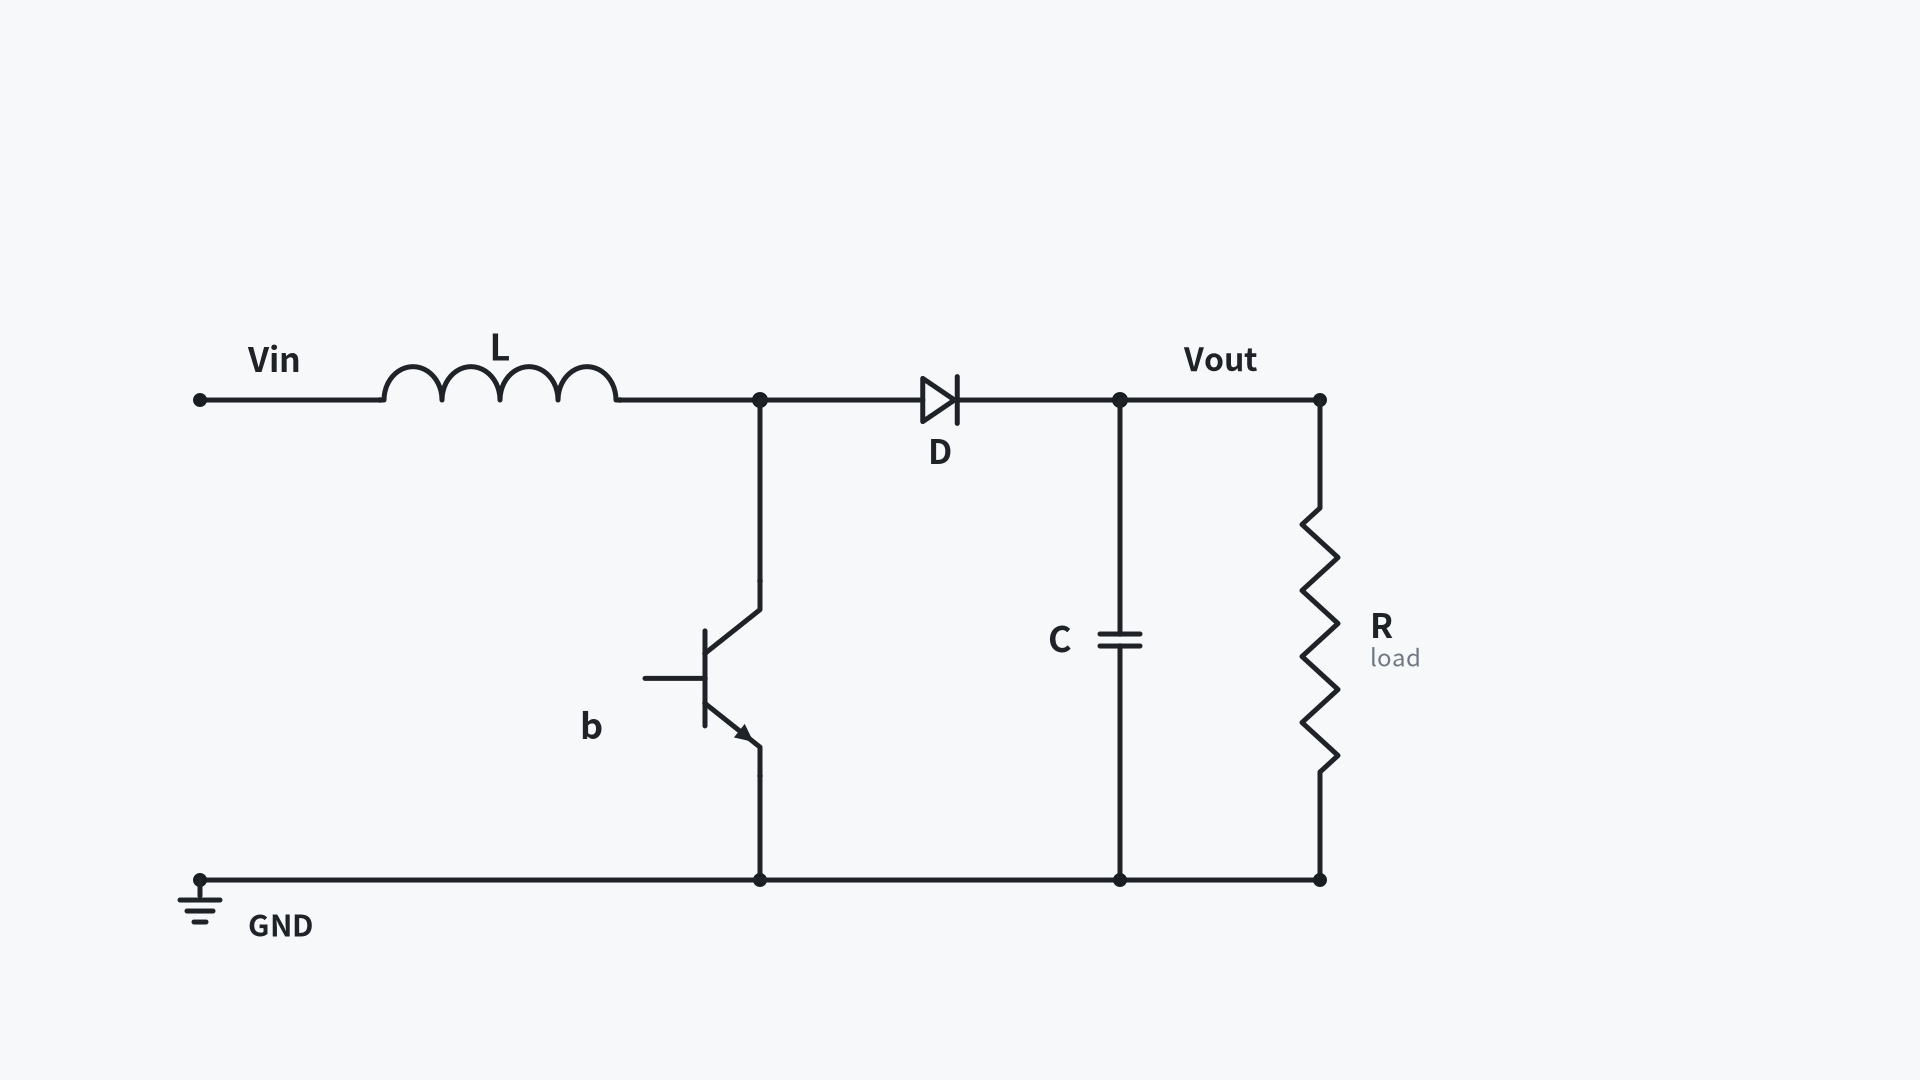

Write Python code to recreate this figure.
#!/usr/bin/env python3
"""Boost BJT topology — Vin—L—SW—D—Vout / C∥R; BJT SW→GND labeled b."""
import cairo
from pathlib import Path
import symbols as S
from symbols import hx, wire, junction, text, npn, gnd, coil, diode, capacitor, resistor

OUT = Path(__file__).resolve().parent / "boost_topology.png"
W, H = 1920, 1080
BG = (0xF6 / 255, 0xF8 / 255, 0xFA / 255)
INK = hx("#1f2328")
LW = 5.0


def layout(compact=False):
    """Boost geometry. compact=True fits left schematic panel (~900 px)."""
    if compact:
        Xvin = 140
        Ysw, Ygnd = 360, 800
        Xl0, Xl1 = 260, 430
        Xsw = 500
        Xvout = 720
        Xr_off = 130
        s_bjt = 1.0
    else:
        Xvin = 200
        Ysw, Ygnd = 400, 880
        Xl0, Xl1 = 380, 620
        Xsw = 760
        Xvout = 1120
        Xr_off = 200
        s_bjt = 1.25
    # Vin rail height = L / SW rail (straight horizontal)
    Yvin = Ysw
    Xr = Xvout + Xr_off
    Sx = Xsw - 22 * s_bjt
    # BJT lower toward vertical center between SW and GND
    Sy = Ysw + 0.58 * (Ygnd - Ysw)
    return dict(Sx=Sx, Sy=Sy, s_bjt=s_bjt, Ysw=Ysw, Ygnd=Ygnd,
                Xvout=Xvout, Xvin=Xvin, Yvin=Yvin, Xsw=Xsw,
                Xl0=Xl0, Xl1=Xl1, Xr=Xr)


def draw_schematic(ctx, on=False, oncol=None, compact=False):
    L = layout(compact=compact)
    Sx, Sy, s = L['Sx'], L['Sy'], L['s_bjt']
    Ysw, Ygnd = L['Ysw'], L['Ygnd']
    Xvout, Xvin, Yvin = L['Xvout'], L['Xvin'], L['Yvin']
    Xl0, Xl1, Xr, Xsw = L['Xl0'], L['Xl1'], L['Xr'], L['Xsw']

    C, E, B, ce = npn(ctx, Sx, Sy, s=s, c=INK, lw=LW, on=on, oncol=oncol)
    Xsw = C[0]

    # Vin —— straight horizontal into L (aligned with L / SW rail)
    wire(ctx, [(Xvin, Ysw), (Xl0, Ysw)], INK, LW)
    junction(ctx, Xvin, Ysw, 7)
    text(ctx, "Vin", Xvin + 48, Ysw - 40, 34, INK, "l", True)

    coil_pts = coil(ctx, (Xl0, Ysw), (Xl1, Ysw), INK, LW, n=4, bulge=1.15)
    wire(ctx, [(Xl1, Ysw), (Xsw, Ysw)], INK, LW)
    junction(ctx, Xsw, Ysw, 8)
    text(ctx, "L", (Xl0 + Xl1) / 2, Ysw - 52, 36, INK, "c", True)

    # BJT SW → GND (lowered body)
    wire(ctx, [(Xsw, Ysw), C], INK, LW)
    wire(ctx, [E, (E[0], Ygnd)], INK, LW)
    junction(ctx, E[0], Ygnd, 7)
    text(ctx, "b", B[0] - 42, B[1] + 48, 36, INK, "r", True)

    # Diode SW → Vout
    diode(ctx, (Xsw, Ysw), (Xvout, Ysw), INK, LW, size=30)
    junction(ctx, Xvout, Ysw, 8)
    text(ctx, "D", (Xsw + Xvout) / 2, Ysw + 52, 34, INK, "c", True)
    text(ctx, "Vout", Xvout + 64, Ysw - 40, 32, INK, "l", True)

    capacitor(ctx, (Xvout, Ysw), (Xvout, Ygnd), INK, LW, plate=40, gap=12)
    text(ctx, "C", Xvout - 48, (Ysw + Ygnd) / 2, 36, INK, "r", True)

    wire(ctx, [(Xvout, Ysw), (Xr, Ysw)], INK, LW)
    junction(ctx, Xr, Ysw, 7)
    r_pts = resistor(ctx, (Xr, Ysw), (Xr, Ygnd), INK, LW, zig=8, amp=18)
    text(ctx, "R", Xr + 50, (Ysw + Ygnd) / 2 - 14, 34, INK, "l", True)
    text(ctx, "load", Xr + 50, (Ysw + Ygnd) / 2 + 18, 24, hx("#6e7781"), "l", False)

    wire(ctx, [(Xvin, Ygnd), (Xr, Ygnd)], INK, LW)
    junction(ctx, Xvin, Ygnd, 7)
    junction(ctx, Xvout, Ygnd, 7)
    junction(ctx, Xr, Ygnd, 7)
    gnd(ctx, Xvin, Ygnd, INK, LW)
    text(ctx, "GND", Xvin + 48, Ygnd + 46, 30, INK, "l", True)

    # ON: Vin → L → BJT → GND
    path_on = (
        [(Xvin, Ysw)] + list(coil_pts) + [(Xsw, Ysw)] + list(ce) +
        [(E[0], Ygnd), (Xvin, Ygnd)]
    )
    # ON secondary: capacitor supplies load (C top → R zig → GND → back under C)
    path_on_cap = (
        [(Xvout, Ysw)] + list(r_pts) + [(Xvout, Ygnd), (Xvout, Ysw)]
    )
    # OFF: Vin → L → D → load R zig → GND
    path_off = (
        [(Xvin, Ysw)] + list(coil_pts) + [(Xsw, Ysw), (Xvout, Ysw)] +
        list(r_pts) + [(Xvin, Ygnd)]
    )
    probes = {
        'Vb': (B[0], B[1]),
        'iL': (Xl1, Ysw),
        'Vsw': (Xsw, Ysw),
        'Vout': (Xvout, Ysw),
    }
    return dict(L=L, C=C, E=E, B=B, ce=ce, coil_pts=coil_pts, r_pts=r_pts,
                Xsw=Xsw, path_on=path_on, path_on_cap=path_on_cap,
                path_off=path_off, probes=probes)


def draw(ctx):
    S.col(ctx, (*BG, 1)); ctx.paint()
    draw_schematic(ctx)


def main():
    surf = cairo.ImageSurface(cairo.FORMAT_ARGB32, W, H)
    ctx = cairo.Context(surf)
    draw(ctx)
    surf.write_to_png(str(OUT))
    print("wrote", OUT)


if __name__ == "__main__":
    main()
